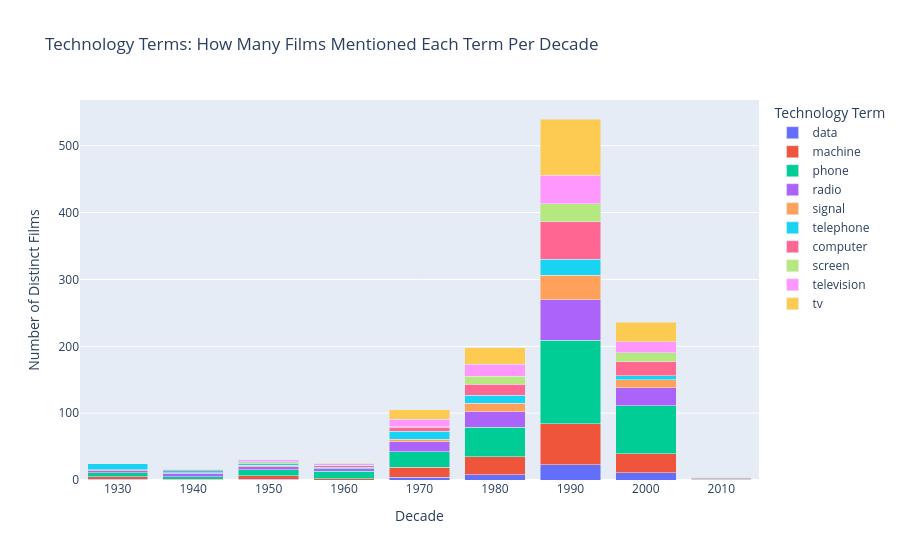

Notebook cell for this chart:
### Markdown cell above
---

### Question 1 -- Which technology terms spread across the most films per decade?

We count how many distinct film titles contain each term per decade. A term appearing 200 times in one film counts as 1. A term appearing once in 50 different films counts as 50. This measures cultural spread, not individual writer habit.

### Code cell
# Build a long-form dataframe: one row per term per film per decade.
# We use tidy_df which already has one row per term mention.
# We deduplicate by (decade, term, title) so each film counts once per term per decade.
film_spread = (
    tidy_df[["decade", "term", "title"]]
    .drop_duplicates()
    .groupby(["decade", "term"])
    .size()
    .reset_index(name="distinct_films")
)

film_spread = film_spread[film_spread["decade"] >= 1930]

# Keep only the top 10 terms by total film spread across all decades.
top_terms = (
    film_spread.groupby("term")["distinct_films"]
    .sum()
    .nlargest(10)
    .index.tolist()
)

q1_df = film_spread[film_spread["term"].isin(top_terms)].copy()

# Main chart: stacked bar, one segment per term, x = decade.
fig1a = px.bar(
    q1_df,
    x="decade",
    y="distinct_films",
    color="term",
    title="Technology Terms: How Many Films Mentioned Each Term Per Decade",
    labels={
        "decade": "Decade",
        "distinct_films": "Number of Distinct Films",
        "term": "Technology Term"
    },
    barmode="stack"
)
fig1a.update_layout(xaxis=dict(dtick=10))
fig1a.write_image("chart1a_film_spread_stacked.png")
fig1a.show()

### Figure 1 — Plotly figure (JSON) as saved in the notebook; plotly's stock layout.template omitted (floating-point values rounded to 4 significant figures)
{"data": [{"hovertemplate": "Technology Term=data<br>Decade=%{x}<br>Number of Distinct Films=%{y}<extra></extra>", "legendgroup": "data", "marker": {"color": "#636efa", "pattern": {"shape": ""}}, "name": "data", "orientation": "v", "showlegend": true, "textposition": "auto", "type": "bar", "x": [1930, 1950, 1970, 1980, 1990, 2000], "xaxis": "x", "y": [1, 1, 4, 8, 23, 11], "yaxis": "y"}, {"hovertemplate": "Technology Term=machine<br>Decade=%{x}<br>Number of Distinct Films=%{y}<extra></extra>", "legendgroup": "machine", "marker": {"color": "#EF553B", "pattern": {"shape": ""}}, "name": "machine", "orientation": "v", "showlegend": true, "textposition": "auto", "type": "bar", "x": [1930, 1940, 1950, 1960, 1970, 1980, 1990, 2000], "xaxis": "x", "y": [4, 1, 5, 2, 15, 27, 61, 28], "yaxis": "y"}, {"hovertemplate": "Technology Term=phone<br>Decade=%{x}<br>Number of Distinct Films=%{y}<extra></extra>", "legendgroup": "phone", "marker": {"color": "#00cc96", "pattern": {"shape": ""}}, "name": "phone", "orientation": "v", "showlegend": true, "textposition": "auto", "type": "bar", "x": [1930, 1940, 1950, 1960, 1970, 1980, 1990, 2000, 2010], "xaxis": "x", "y": [6, 4, 9, 11, 23, 44, 125, 72, 1], "yaxis": "y"}, {"hovertemplate": "Technology Term=radio<br>Decade=%{x}<br>Number of Distinct Films=%{y}<extra></extra>", "legendgroup": "radio", "marker": {"color": "#ab63fa", "pattern": {"shape": ""}}, "name": "radio", "orientation": "v", "showlegend": true, "textposition": "auto", "type": "bar", "x": [1930, 1940, 1950, 1960, 1970, 1980, 1990, 2000, 2010], "xaxis": "x", "y": [3, 5, 5, 4, 15, 23, 61, 27, 1], "yaxis": "y"}, {"hovertemplate": "Technology Term=signal<br>Decade=%{x}<br>Number of Distinct Films=%{y}<extra></extra>", "legendgroup": "signal", "marker": {"color": "#FFA15A", "pattern": {"shape": ""}}, "name": "signal", "orientation": "v", "showlegend": true, "textposition": "auto", "type": "bar", "x": [1930, 1940, 1950, 1970, 1980, 1990, 2000], "xaxis": "x", "y": [1, 1, 2, 4, 13, 36, 12], "yaxis": "y"}, {"hovertemplate": "Technology Term=telephone<br>Decade=%{x}<br>Number of Distinct Films=%{y}<extra></extra>", "legendgroup": "telephone", "marker": {"color": "#19d3f3", "pattern": {"shape": ""}}, "name": "telephone", "orientation": "v", "showlegend": true, "textposition": "auto", "type": "bar", "x": [1930, 1940, 1950, 1960, 1970, 1980, 1990, 2000], "xaxis": "x", "y": [9, 3, 3, 2, 12, 12, 24, 6], "yaxis": "y"}, {"hovertemplate": "Technology Term=computer<br>Decade=%{x}<br>Number of Distinct Films=%{y}<extra></extra>", "legendgroup": "computer", "marker": {"color": "#FF6692", "pattern": {"shape": ""}}, "name": "computer", "orientation": "v", "showlegend": true, "textposition": "auto", "type": "bar", "x": [1940, 1960, 1970, 1980, 1990, 2000, 2010], "xaxis": "x", "y": [1, 2, 6, 16, 56, 21, 1], "yaxis": "y"}, {"hovertemplate": "Technology Term=screen<br>Decade=%{x}<br>Number of Distinct Films=%{y}<extra></extra>", "legendgroup": "screen", "marker": {"color": "#B6E880", "pattern": {"shape": ""}}, "name": "screen", "orientation": "v", "showlegend": true, "textposition": "auto", "type": "bar", "x": [1940, 1950, 1960, 1970, 1980, 1990, 2000, 2010], "xaxis": "x", "y": [1, 2, 1, 1, 12, 27, 13, 1], "yaxis": "y"}, {"hovertemplate": "Technology Term=television<br>Decade=%{x}<br>Number of Distinct Films=%{y}<extra></extra>", "legendgroup": "television", "marker": {"color": "#FF97FF", "pattern": {"shape": ""}}, "name": "television", "orientation": "v", "showlegend": true, "textposition": "auto", "type": "bar", "x": [1950, 1960, 1970, 1980, 1990, 2000], "xaxis": "x", "y": [3, 2, 11, 18, 43, 17], "yaxis": "y"}, {"hovertemplate": "Technology Term=tv<br>Decade=%{x}<br>Number of Distinct Films=%{y}<extra></extra>", "legendgroup": "tv", "marker": {"color": "#FECB52", "pattern": {"shape": ""}}, "name": "tv", "orientation": "v", "showlegend": true, "textposition": "auto", "type": "bar", "x": [1960, 1970, 1980, 1990, 2000, 2010], "xaxis": "x", "y": [1, 14, 25, 84, 29, 1], "yaxis": "y"}], "layout": {"barmode": "stack", "legend": {"title": {"text": "Technology Term"}, "tracegroupgap": 0}, "title": {"text": "Technology Terms: How Many Films Mentioned Each Term Per Decade"}, "xaxis": {"anchor": "y", "domain": [0, 1], "dtick": 10, "title": {"text": "Decade"}}, "yaxis": {"anchor": "x", "domain": [0, 1], "title": {"text": "Number of Distinct Films"}}}}
